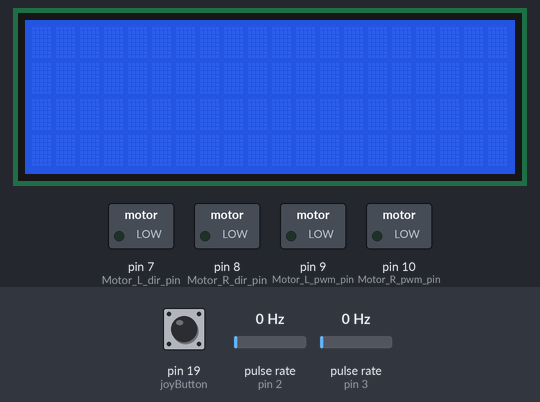
Simulated run of this sketch. Board: Arduino Mega 2560, built with avr-gcc and run on an emulated ATmega2560. Parts: 20×4 character LCD, switched loads named in the sketch (green lamp = pin HIGH). Wiring (inferred from the names in the program): 2 × pulse sensor: data pin 2 / data pin 3. Inputs (shaded band) come from the test bench; at power-on: pin 19 (joyButton) HIGH, pulse rate (sensors on pin 2, pin 3) 0 Hz. What the sketch prints to the serial monitor is not drawn.

Above: at 1.2 s.
1.3 s: pin 19 (joyButton) pulled LOW for 0.15 s
At 2.0 s:
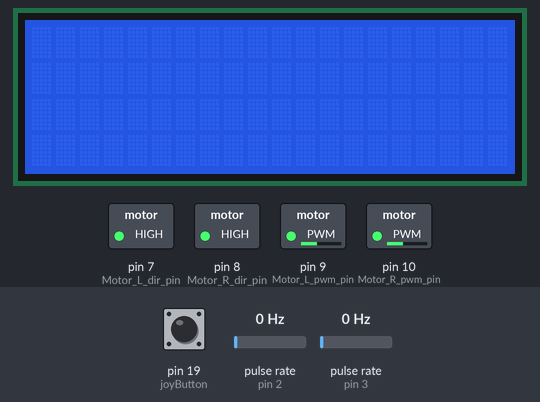
Timing chart, 0 to 4.3 s (numbered marks = the images above; inputs shaded):
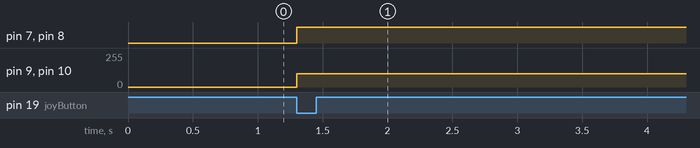

Measured:
- after the input at 1.3 s, pin 7 (Motor_L_dir_pin), pin 8 (Motor_R_dir_pin): LOW → HIGH at once; pin 9 (Motor_L_pwm_pin), pin 10 (Motor_R_pwm_pin): 0/255 → 100/255 at once

The sketch:

drive_joystick.ino
```cpp
#include <LiquidCrystal.h>

#define Motor_forward         1
#define Motor_return          0
#define Motor_L_dir_pin       7
#define Motor_R_dir_pin       8
#define Motor_L_pwm_pin       9
#define Motor_R_pwm_pin       10

LiquidCrystal lcd(37, 36, 35, 34, 33, 32);
const int joyX = A8;
const int joyY = A9;
const int joyButton = 19;

volatile bool stop_motors = false;
volatile bool buttonPressed = false;
unsigned long lastDebounceTime = 0;
const unsigned long debounceDelay = 50;

const int X_CENTER = 500;
const int Y_CENTER = 487;
const int DEADZONE = 20;

const int STOP_TIME = 3000;
const int PULSE_AVG = 13.2;

volatile int pulseCountR = 0;
volatile int pulseCountL = 0;
unsigned long startTime = 0;

#define ENCA_R 2  // Right motor encoder A connected to pin 2
#define ENCA_L 3  // Left motor encoder A connected to pin 3

void encoderISR() {
  pulseCountR++;
}

void encoderISRleft() {
  pulseCountL++;
}

void setup() {
  Serial.begin(9600);
  lcd.begin(20, 4);

  stopCar();

  // Initialize motor pins
  pinMode(Motor_L_dir_pin, OUTPUT);
  pinMode(Motor_R_dir_pin, OUTPUT);
  pinMode(Motor_L_pwm_pin, OUTPUT);
  pinMode(Motor_R_pwm_pin, OUTPUT);

  pinMode(ENCA_R, INPUT);
  pinMode(ENCA_L, INPUT);

  pinMode(joyButton, INPUT_PULLUP);

  attachInterrupt(digitalPinToInterrupt(ENCA_R), encoderISR, RISING);
  attachInterrupt(digitalPinToInterrupt(ENCA_L), encoderISRleft, RISING);
  attachInterrupt(digitalPinToInterrupt(joyButton), buttonISR, FALLING);
}

void loop() {

  if (pulseCountR >= 1346.4) {

    stopCar();

    // Print the pulse count and calculated distance information
    Serial.print("Pulses: ");
    Serial.println(pulseCountR);

    lcd.clear();
    lcd.setCursor(0, 0);
    lcd.print("Pulses R: ");
    lcd.print(pulseCountR);


    float cmDistance = pulseCountR / PULSE_AVG;
    lcd.setCursor(0, 1);
    lcd.print("Distance cm: ");
    lcd.print(cmDistance);

    lcd.setCursor(0, 2);
    lcd.print("Pulses L: ");
    lcd.print(pulseCountL);

    while (true);
  }
}
void buttonISR() {
  driveForward();
}

void driveForward() {
  digitalWrite(Motor_L_dir_pin, Motor_forward);
  digitalWrite(Motor_R_dir_pin, Motor_forward);
  analogWrite(Motor_L_pwm_pin, 100);
  analogWrite(Motor_R_pwm_pin, 100);
}

void stopCar() {
  analogWrite(Motor_L_pwm_pin, 0);
  analogWrite(Motor_R_pwm_pin, 0);
  Serial.println("Car stopped.");
}
```
